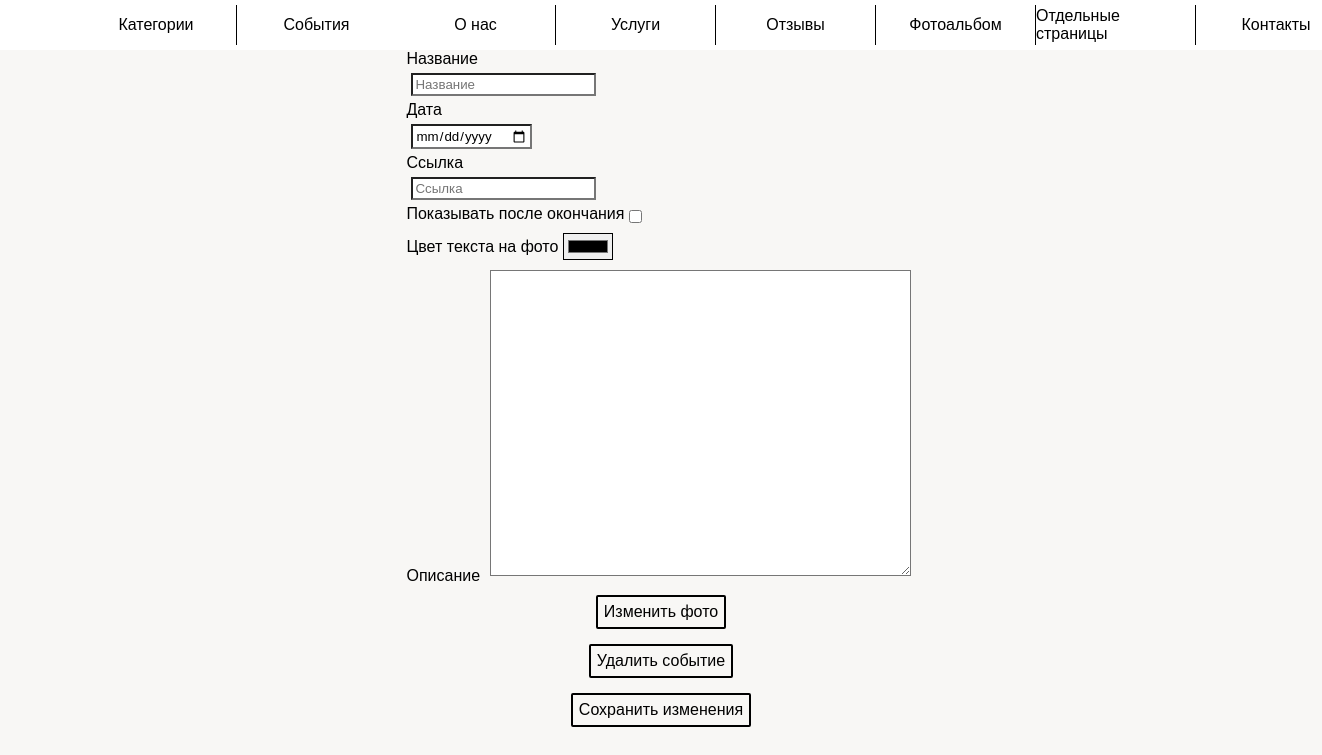
The app's page /admin_panel/event_edit?event_id=9 (signed in), older data.
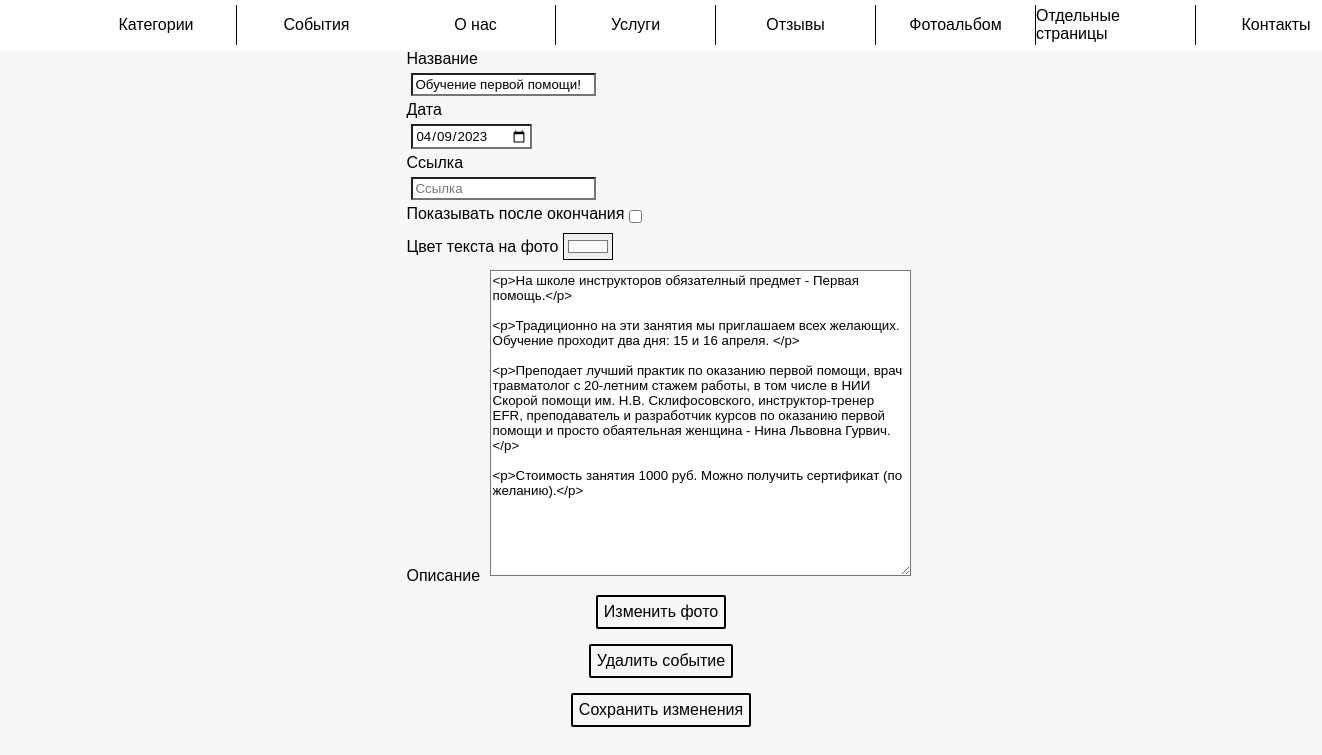
The same page, newer data.
### app/models.py (models this page shows)
class Event(db.Model):
    id = db.Column(db.Integer, primary_key=True, index=True, unique=True)
    title = db.Column(db.String(128))
    date = db.Column(db.Date)
    text_color = db.Column(db.String(16))
    link = db.Column(db.String(1024))  # ссылка на мероприятие(соц сеть или левый сайт)
    description = db.Column(db.Text)
    after_date = db.Column(db.BOOLEAN, default=False)  # отображение после

### app/admin_panel/routes.py (the view, shortened to what this page needs)
@bp.route("/event_edit", methods=["GET", "POST"])
@login_required
def event_edit():
    id = request.args.get("event_id")
    event = Event.query.filter_by(id=id).first()
    return render_template(
        "admin_panel/event/event_edit.html",
        event=event,
        title="Редактирование мероприятия",
    )

### app/admin_panel/routes.py (called while the page is built)
@bp.after_request
def add_header(r):
    r.headers["Cache-Control"] = "no-cache, no-store, must-revalidate"
    r.headers["Pragma"] = "no-cache"
    r.headers["Expires"] = "1"
    r.headers["Cache-Control"] = "public, max-age=0"
    return r

### app/models.py (called while the page is built)
@login.user_loader
def load_user(id):
    return Admin.query.get(int(id))

### app/templates/admin_panel/event/event_edit.html (shortened to what this page needs)
{% extends "admin_panel/base.html" %}
{% block scripts %}
    <link rel="stylesheet" href="{{ url_for('static', filename='admin_panel/event_create.css') }}">
{% endblock %}
{% block app_content %}
    <form class="form" method="POST" enctype="multipart/form-data"
          action="{{ url_for('admin_panel.event_edit') }}?event_id={{ event.id }}">
        <div class="form_container">
            <label for="title">Название</label>
            <input type="text" name="title" id="title" placeholder="Название"
                   value="{{ event.title }}">
            <label for="date">Дата</label>
            <input type="date" name="date" id="date" value="{{ event.date }}">
            <label for="link">Ссылка</label>
            <input type="text" name="link" id="link" placeholder="Ссылка"
                   value="{{ event.link }}">
            <div style="display: flex;">
                <label for="after_date">Показывать после окончания</label>
                <input type="checkbox" name="after_date" id="after_date" placeholder="Показывать после окончания"
                       {{ "checked" if event.after_date else "" }} style="border: 1px; appearance: auto;">
            </div>
            <label for="color" style="display: flex; align-items: center;">
                <div>Цвет текста на фото</div>
                <input type="color" name="color" id="color" value="{{ event.text_color }}">
            </label>
            <label for="description">Описание</label>
            <textarea name="description" id="description" autocomplete="off"
                      placeholder="Описание" cols="50" rows="20">{{ event.description|safe }}
            </textarea>
            <div class="input__wrapper" style="margin-top: 10px;">
                <label for="photo" class="input__file_button">
                    <span class="input__file_button_text_2">Изменить фото</span>
                </label>
            </div>
            <div class="input__wrapper">
                <label for="delete" class="input__file_button">
                    <span class="input__file_button_text_2">Удалить событие</span>
                </label>
            </div>
            <div class="input__wrapper">
                <label for="submit" class="input__file_button">
                    <span class="input__file_button_text_2">Сохранить изменения</span>
                </label>
            </div>
        </div>
    </form>
{% endblock %}

Row changes from the older to the newer data that the page shows:
added Event: title "Обучение первой помощи!", date "04/09/2023", color "#fffafa", description "<p>На школе инструкторов обязателный предмет - Первая помощь.</p> <p>Традиционно на эти занятия мы приглашаем всех желающих. Обучение проходит два дня: 15 и 16 апреля. </p> <p>Преподает лучший практик по оказанию первой помощи, врач травматолог с 20-летним стажем работы, в том числе в НИИ Скорой помощи им. Н.В. Склифосовского, инструктор-тренер EFR, преподаватель и разработчик курсов по оказанию первой помощи и просто обаятельная женщина - Нина Львовна Гурвич.</p> <p>Стоимость занятия 1000 руб. Можно получить сертификат (по желанию).</p>"
Text that changed along with them:
form field color: "#000000" → (not shown)
